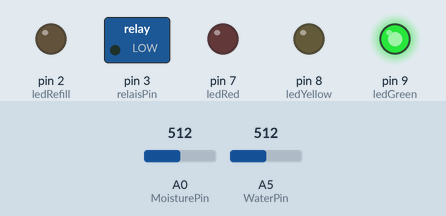
This sketch was run on a simulated Arduino Uno, built with avr-gcc and run on an emulated ATmega328P. Parts: switched loads named in the sketch (green lamp = pin HIGH), output pins drawn as LEDs (lit = HIGH). The inputs (shaded band) are chosen by the test bench; at power-on: A0 (MoisturePin) = 512, A5 (WaterPin) = 512. What the sketch prints to the serial monitor is not drawn.

Above: at 0.2 s.
Timing chart, 0 to 1.7 s (numbered marks = the images above):
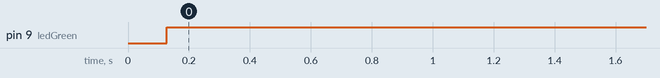

The sketch:

plantWaterer1.0.ino
```cpp
const int relaisPin = 3;
const int ledRed = 7;
const int ledYellow = 8;
const int ledGreen = 9;
const int ledRefill = 2;
#define MoisturePin A0
#define WaterPin A5
float moistureValue = 0;
float waterValue = 0;

// if the soil is dryer than this number, then start watering
#define plantneedswater 700
#define plantneedswatersoon 600
#define watertankempty 100

void setup()
{
    Serial.begin(9600);
    pinMode(ledRed, OUTPUT);
    pinMode(ledYellow, OUTPUT);
    pinMode(ledGreen, OUTPUT);
    pinMode(ledRefill, OUTPUT);
    pinMode(relaisPin, OUTPUT);
    pinMode(relaisPin, OUTPUT);
    Serial.println("Waterplanter 3000 started");
}

void loop()
{
    for (int i = 0; i <= 100; i++) {
        // read current moisture
        moistureValue = moistureValue + analogRead(MoisturePin);
        // read current water level
        waterValue = waterValue + analogRead(WaterPin);
        delay(1);
    }

    moistureValue = moistureValue / 100.0;
    // output the moisture
    Serial.println("Moisture:");
    Serial.println(moistureValue);
    waterValue = waterValue / 100.0;
    // output the water level
    Serial.println("Water level:");
    Serial.println(waterValue);

    // the soil is too dry, water!
    if (moistureValue >= plantneedswater) {
        digitalWrite(ledGreen, LOW);
        digitalWrite(ledYellow, LOW);
        digitalWrite(ledRed, HIGH);
        Serial.println("Starting watering");
        // turn on water
        digitalWrite(relaisPin, LOW);
        delay(500);
        // turn off water
        digitalWrite(relaisPin, HIGH);
        delay(5000);
    }
    // plant is ok
    else {
        Serial.println("Plant ok");
        digitalWrite(ledRed, LOW);
        digitalWrite(ledYellow, LOW);
        digitalWrite(ledGreen, HIGH);
    }
    // plant needs water soon
    if (moistureValue >= plantneedswatersoon) {
        Serial.println("Plant needs water soon!");
        digitalWrite(ledYellow, HIGH);
        digitalWrite(ledRed, LOW);
        digitalWrite(ledGreen, LOW);
    }
    // change the led to green
    else {
        digitalWrite(ledRed, LOW);
        digitalWrite(ledYellow, LOW);
        digitalWrite(ledGreen, HIGH);
    }
    // if the water tank is nearly empty the red led turns on
    if (waterValue <= watertankempty) {
        digitalWrite(ledRefill, HIGH);
        Serial.println("Watertank empty!");
    }
    // water tank ok
    else {
        digitalWrite(ledRefill, LOW);
    }
    delay(5000);
}
```

Measured:
- by itself, pin 9 (ledGreen): LOW → HIGH at 0.13 s
